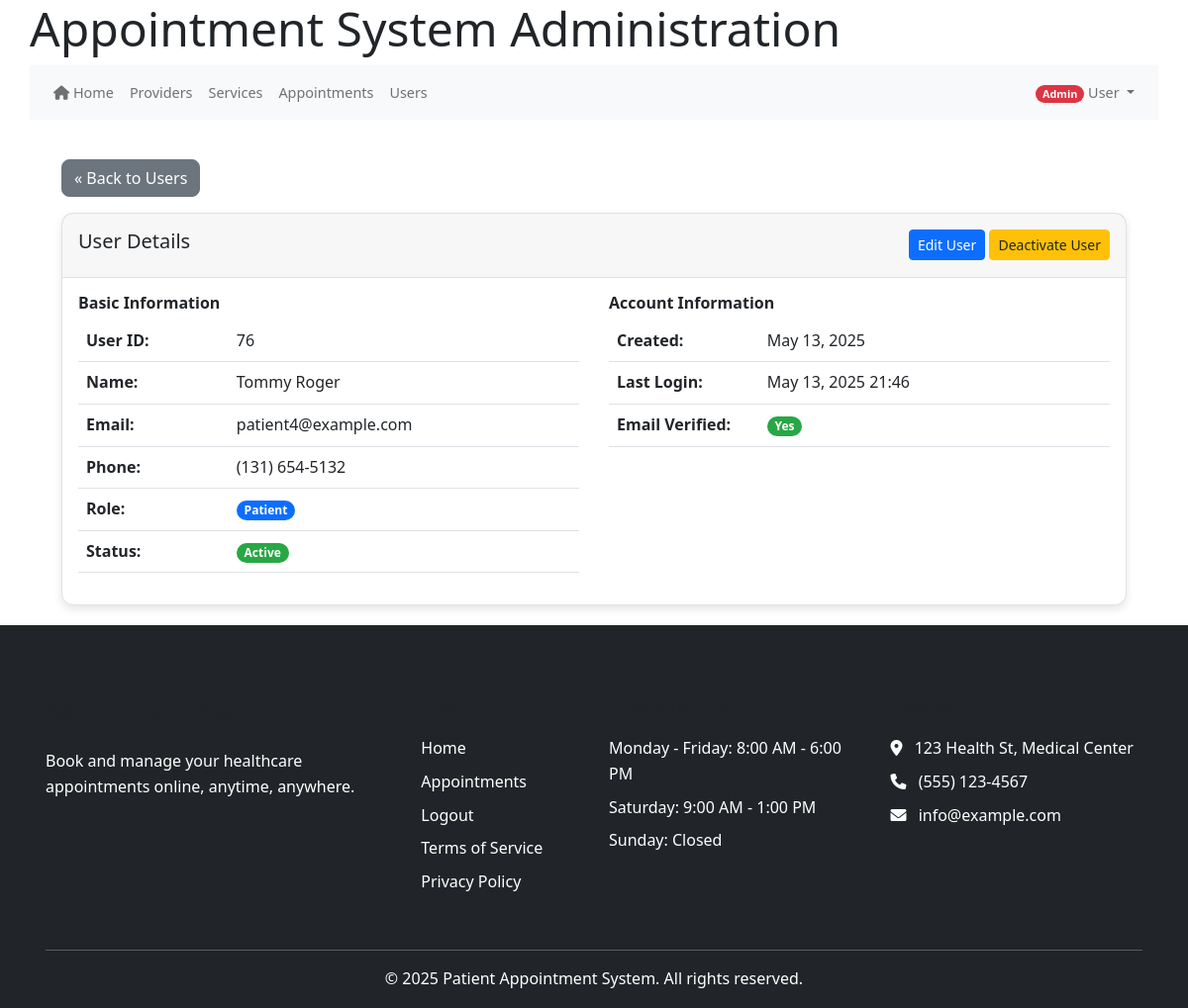
Page /index.php/admin/users/view/76 (signed in) on the committed database.
### tables this page shows
CREATE TABLE IF NOT EXISTS `users` (
  `user_id` int(11) NOT NULL AUTO_INCREMENT,
  `email` varchar(255) NOT NULL,
  `password_hash` varchar(255) NOT NULL,
  `first_name` varchar(100) NOT NULL,
  `last_name` varchar(100) NOT NULL,
  `phone` varchar(20) DEFAULT NULL,
  `role` enum('patient','provider','admin','staff') NOT NULL,
  `is_active` tinyint(1) DEFAULT 1,
  `is_verified` tinyint(1) DEFAULT 0,
  `email_verified_at` datetime DEFAULT NULL,
  `created_at` datetime DEFAULT current_timestamp(),
  `last_login` datetime DEFAULT NULL,
  `verification_token` varchar(64) DEFAULT NULL,
  `reset_token` varchar(64) DEFAULT NULL,
  `reset_token_expires` datetime DEFAULT NULL,
  `token_expires` datetime DEFAULT NULL,
  `password_change_required` tinyint(1) DEFAULT 0,
  PRIMARY KEY (`user_id`)
);

### core/helpers.php (called while the page is built, shortened)
<?php
function base_url($path = '') {
    $protocol = isset($_SERVER['HTTPS']) && $_SERVER['HTTPS'] !== 'off' ? 'https' : 'http';
    $host = $_SERVER['HTTP_HOST'] ?? 'localhost';
    $script_name = $_SERVER['SCRIPT_NAME'];
    $base_dir = dirname($script_name);
    $base_url = "{$protocol}://{$host}{$base_dir}";
    $base_url = rtrim($base_url, '/');
    $path = ltrim($path, '/');
    return $path ? "{$base_url}/{$path}" : $base_url;
}

### public_html/bootstrap.php (called while the page is built, shortened)
<?php
require_once APP_ROOT . '/core/helpers.php';
require_once CORE_PATH . '/helpers.php';
function get_db() {
    static $db = null;
    if ($db === null) {
        if (defined('DB_HOST') && defined('DB_USER') && defined('DB_PASS') && defined('DB_NAME')) {
            $db = new mysqli(DB_HOST, DB_USER, DB_PASS, DB_NAME);
            $db->set_charset('utf8mb4');
        } else {
            throw new Exception("Database constants not defined");
        }
    }
    return $db;
}
return true;

### models/User.php (called while the page is built, shortened)
<?php
class User {
    private $db;
    public function __construct($db) {
        $this->db = $db;
    }
    public function getUserById($userId) {
        try {
            if ($this->db instanceof mysqli) {
                $stmt = $this->db->prepare("
                    SELECT user_id, email, first_name, last_name, phone, role, is_active,
                        email_verified_at, created_at, last_login
                    FROM users
                    WHERE user_id = ?
                ");
                $stmt->bind_param("i", $userId);
                $stmt->execute();
                $result = $stmt->get_result();
                return $result->fetch_assoc();
            }
            return null;
        } catch (Exception $e) {
            error_log("Get user error: " . $e->getMessage());
            return null;
        }
    }
}
?>

### views/admin/user_view.php (the view, shortened to what this page needs)
<?php include VIEW_PATH . '/partials/header.php'; ?>
<div class="container">
    <div class="row mb-3">
        <div class="col-md-12">
            <a href="<?= base_url('index.php/admin/users') ?>" class="btn btn-secondary">« Back to Users</a>
        </div>
    </div>
    <div class="row">
        <div class="col-md-12">
            <div class="card">
                <div class="card-header d-flex justify-content-between">
                    <h5>User Details</h5>
                    <div>
                        <a href="<?= base_url('index.php/admin/users/edit/' . $user['user_id']) ?>" class="btn btn-primary btn-sm">Edit User</a>
                        <?php if ($user['is_active']): ?>
                            <button type="button" class="btn btn-warning btn-sm" data-bs-toggle="modal" data-bs-target="#deactivateUserModal">
                                Deactivate User
                            </button>
                        <?php else: ?>
                            <a href="<?= base_url('index.php/admin/users/activate/' . $user['user_id']) ?>" class="btn btn-success btn-sm">
                                Activate User
                            </a>
                        <?php endif; ?>
                    </div>
                </div>
                <div class="card-body">
                    <div class="row">
                        <div class="col-md-6">
                            <h6 class="fw-bold">Basic Information</h6>
                            <table class="table">
                                <tr>
                                    <th width="30%">User ID:</th>
                                    <td><?= $user['user_id'] ?></td>
                                </tr>
                                <tr>
                                    <th>Name:</th>
                                    <td><?= htmlspecialchars($user['first_name'] . ' ' . $user['last_name']) ?></td>
                                </tr>
                                <tr>
                                    <th>Email:</th>
                                    <td><?= htmlspecialchars($user['email']) ?></td>
                                </tr>
                                <tr>
                                    <th>Phone:</th>
                                    <td><?= htmlspecialchars($user['phone'] ?? 'Not provided') ?></td>
                                </tr>
                                <tr>
                                    <th>Role:</th>
                                    <td><span class="badge bg-<?= $user['role'] === 'admin' ? 'danger' : ($user['role'] === 'provider' ? 'success' : 'primary') ?>"><?= ucfirst($user['role']) ?></span></td>
                                </tr>
                                <tr>
                                    <th>Status:</th>
                                    <td><?= $user['is_active'] ? '<span class="badge bg-success">Active</span>' : '<span class="badge bg-secondary">Inactive</span>' ?></td>
                                </tr>
                            </table>
                        </div>
                        <div class="col-md-6">
                            <h6 class="fw-bold">Account Information</h6>
                            <table class="table">
                                <tr>
                                    <th width="30%">Created:</th>
                                    <td><?= date('F j, Y', strtotime($user['created_at'] ?? 'now')) ?></td>
                                </tr>
                                <tr>
                                    <th>Last Login:</th>
                                    <td><?= isset($user['last_login']) ? date('F j, Y H:i', strtotime($user['last_login'])) : 'Never' ?></td>
                                </tr>
                                <tr>
                                    <th>Email Verified:</th>
                                    <td><?= isset($user['email_verified_at']) ? '<span class="badge bg-success">Yes</span>' : '<span class="badge bg-warning">No</span>' ?></td>
                                </tr>
                            </table>
                        </div>
                    </div>
                </div>
            </div>
        </div>
    </div>
</div>
<?php include VIEW_PATH . '/partials/footer.php'; ?>

### views/partials/header.php (style rules this page uses)
body { padding-top: 20px; padding-bottom: 20px; font-family: 'Segoe UI', Tahoma, Geneva, Verdana, sans-serif; }
.card { margin-bottom: 20px; border-radius: 12px; box-shadow: 0 4px 8px rgba(0,0,0,0.1) !important; transition: none !important; }

### views/partials/footer.php (style rules this page uses)
html, body { height: 100%; margin: 0; padding: 0; }
body { display: flex; flex-direction: column; min-height: 100vh; }
.container { flex: 1 0 auto; }

### rows in the picture
users: user_id "76", first_name+last_name "Tommy Roger", email "patient4@example.com", phone "(131) 654-5132", role "Patient", created_at "May 13, 2025", last_login "May 13, 2025 21:46"

### other values in the picture
$userRole "Admin"
$userName "User"
